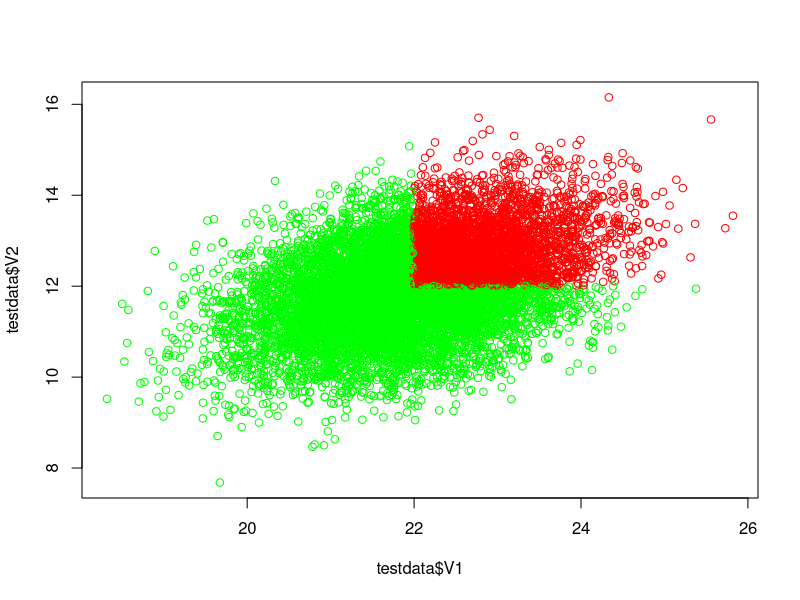
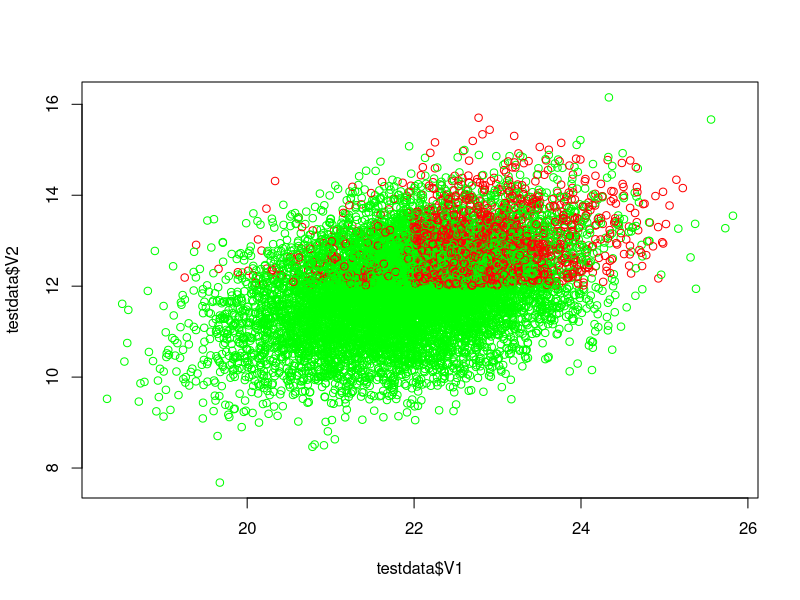
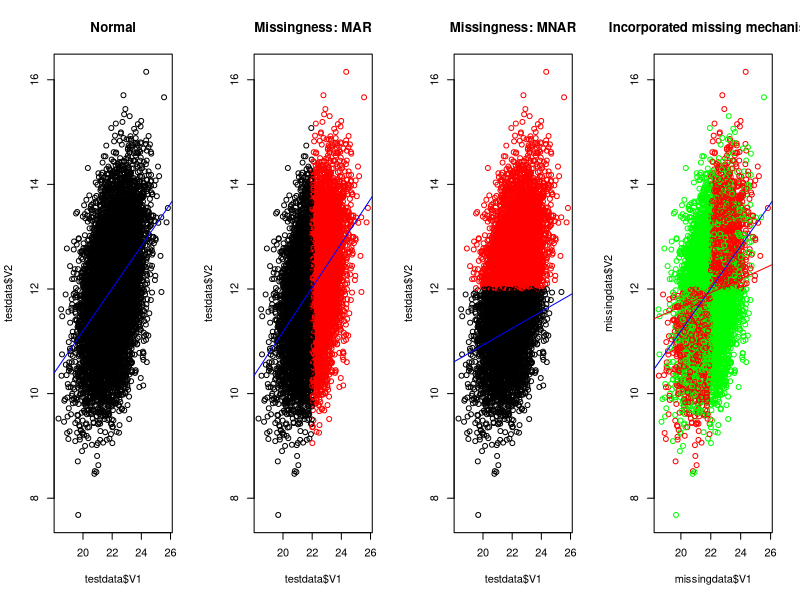
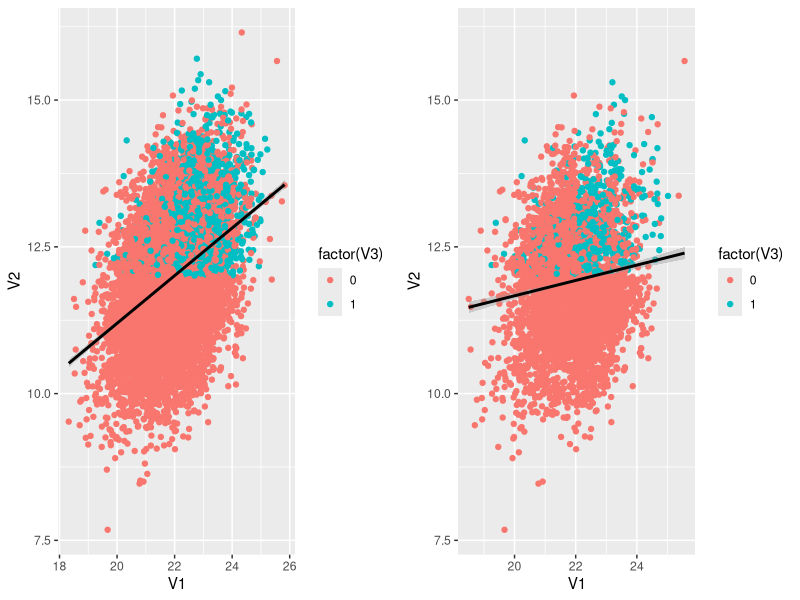

These figures' R source, in order:
# Setting working directory and loading libraries----
setwd("~/Applied Data Science/Thesis")

# import packages
library(lattice)
library(mice)
library(tidyverse)

## simulate dataset----

set.seed(5)
#options(scipen=999)

# randomly generate a dataset to be our complete dataset


testdata <- as.data.frame(MASS::mvrnorm(n = 10000, 
                                        mu = c(22, 12, 0),      # V1   V2   V3
                                        Sigma = matrix(data = c(1.0, 0.4, 0.6, 
                                                                0.4, 1.0, 0.5, 
                                                                0.6, 0.5, 1.0), 
                                                       nrow = 3, 
                                                       byrow = T)))
summary(testdata)

# People falling in a certain region have a a higher probabilityof Y = 1
condition = testdata$V1>median(testdata$V1) & testdata$V2>median(testdata$V2)
condition2 = testdata$V1<median(testdata$V1) & testdata$V2>median(testdata$V2)
# plot
plot(testdata$V1, testdata$V2, col = ifelse(condition, 'red', 'green'))

# generate binomial variable for V3
testdata$V3 = ifelse(condition,rbinom(nrow(testdata[condition,]), size = 1, prob = 0.5),
                     ifelse(condition2,rbinom(nrow(testdata[condition2,]), size = 1, prob = 0.1), 0))
plot(testdata$V1, testdata$V2, col = ifelse(testdata$V3==1,'red', 'green'))


# visualize missing mechanism plotting data points----
par(mfrow=c(1,4))
# no missingness
plot(testdata$V1, testdata$V2, main = 'Normal')
abline(lm(testdata$V2~testdata$V1), col = 'blue')
# MAR
plot(testdata$V1, testdata$V2, col = ifelse(testdata$V1>median(testdata$V1),'red','black'), main = 'Missingness: MAR')
abline(lm(testdata$V2[testdata$V1<median(testdata$V1)]~testdata$V1[testdata$V1<median(testdata$V1)], data = testdata), col = "blue")
# MNAR
plot(testdata$V1, testdata$V2, col = ifelse(testdata$V2>median(testdata$V2),'red','black'), main = 'Missingness: MNAR')
abline(lm(testdata$V2[testdata$V2<median(testdata$V2)]~testdata$V1[testdata$V2<median(testdata$V2)], data = testdata), col = "blue")

# create MAR+MNAR missingness mechanism and ampute ----

# first split the complete data, before amputing
set.seed(5)
samp = sample(seq_len(floor(nrow(testdata)*0.8)))
test.data = testdata[-samp,] # this the test data that has not been amputed

# we will now ampute
missingdata = testdata[samp,]

# defining missing mechanisms
missing.mechanism1 = missingdata$V2<median(missingdata$V2) & missingdata$V1<median(missingdata$V1)
missing.mechanism2 = missingdata$V2>median(missingdata$V2) & missingdata$V1>median(missingdata$V1)
missinglist = ifelse(missing.mechanism1, rbinom(nrow(missingdata[missing.mechanism1,]), 1, 0.5),
                     ifelse(missing.mechanism2, rbinom(nrow(missingdata[missing.mechanism1,]), 1, 0.7),0))

# visualize
plot(missingdata$V1, missingdata$V2, col = ifelse(missinglist==1, 'red', 'green'),
     main = 'Incorporated missing mechanism')
abline(lm(testdata$V2~testdata$V1), col = "blue")

# Ampute (univariate missingness)
missingdata$V1[missinglist==1] = NA
abline(lm(missingdata$V2~missingdata$V1), col = "red")

sum(is.na(missingdata$V1)) # 3410 missing values created

# final visual comparison of complete datasets and amputed dataset
ggpubr::ggarrange(ggplot(testdata, aes(V1, V2, col = factor(V3))) + geom_point() + geom_smooth(col='black', method = 'lm'), 
                  ggplot(missingdata, aes(V1, V2, col = factor(V3))) + geom_point() + geom_smooth(col='black', method = 'lm'))

## Save amputed dataframe as CSV file
write.csv(missingdata,"C:\\Users\\surface\\Documents\\Applied Data Science\\Thesis\\missingdata.csv", row.names = FALSE)
